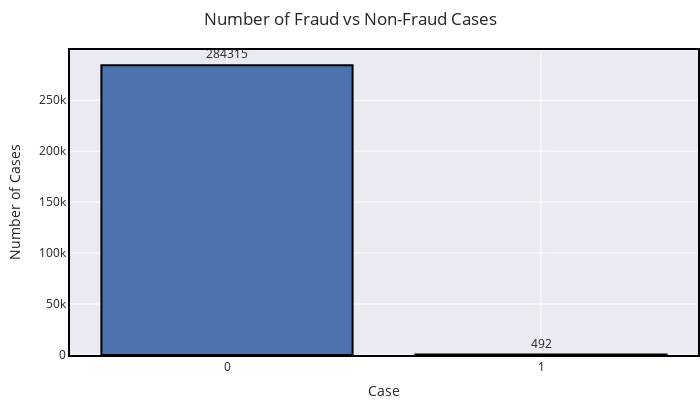

Notebook source saved alongside this figure:
### Markdown cell above
Let's analyse the number of Fraud vs Non-Fraud cases. It can be clearly seen from the image below that the number of non-fraudulent transactions clearly outnumber the number of fraudulent transactions.

### Code cell
group = df.groupby('Class')['Time'].count()
fig = go.Figure()
fig.add_trace(go.Bar(name='counts',x=group.index, y=group.values, marker_line_color='black', marker_line_width=2,
                     text=group.values,textposition='outside'))
fig.update_yaxes(title_text='Number of Cases')
fig.update_xaxes(title_text='Case',nticks=3)
fig.update_layout(template='seaborn',hovermode='closest',title='Number of Fraud vs Non-Fraud Cases',
                 width=700,height=400,xaxis=dict(mirror=True,linecolor='black',linewidth=2),
                 yaxis=dict(mirror=True,linecolor='black',linewidth=2),margin=dict(t=50,b=0,l=70,r=0))
fig.show()

### Figure 1 — Plotly figure (JSON) as saved in the notebook; plotly's stock layout.template omitted (floating-point values rounded to 4 significant figures)
{"data": [{"marker": {"line": {"color": "black", "width": 2}}, "name": "counts", "text": [284315, 492], "textposition": "outside", "type": "bar", "x": [0, 1], "y": [284315, 492]}], "layout": {"height": 400, "hovermode": "closest", "margin": {"b": 0, "l": 70, "r": 0, "t": 50}, "title": {"text": "Number of Fraud vs Non-Fraud Cases"}, "width": 700, "xaxis": {"linecolor": "black", "linewidth": 2, "mirror": true, "nticks": 3, "title": {"text": "Case"}}, "yaxis": {"linecolor": "black", "linewidth": 2, "mirror": true, "title": {"text": "Number of Cases"}}}}
